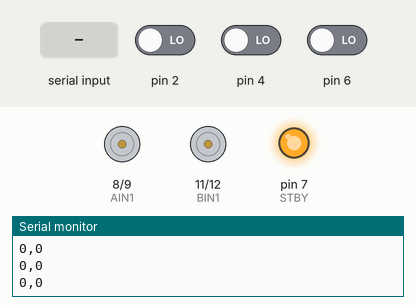
Recording of a sketch running on a simulated Arduino Uno, built with avr-gcc and run on an emulated ATmega328P. On the bench: motor-driver pin pairs drawn as motors (green arrow = first pin HIGH = forward, orange = second pin HIGH = backward, longer = more drive, scaled by the enable pin, stopped while the standby pin is LOW), output pins drawn as LEDs (lit = HIGH), the last lines printed to the serial monitor. Inputs (shaded band) come from the test bench; at power-on: pin 2 LOW, pin 4 LOW, pin 6 LOW.

Above: at 1.2 s.
1.3 s: "RESET,1\n" received over Serial
At 2.1 s:
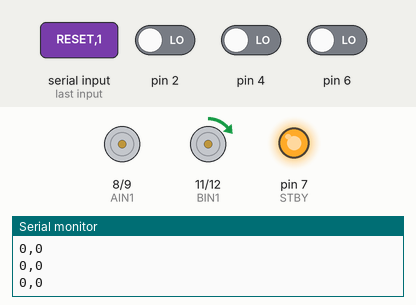
3.8 s: "RESET,150\n" received over Serial
At 4.3 s:
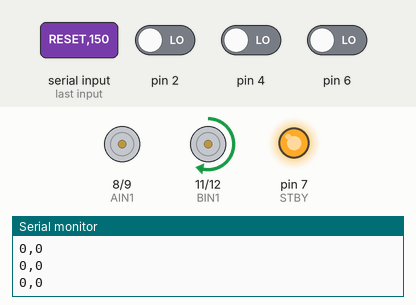
6.3 s: "90,45\n" received over Serial
At 7.1 s:
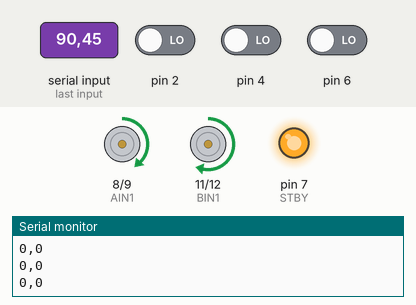
8.8 s: "30,150\n" received over Serial
At 11.0 s:
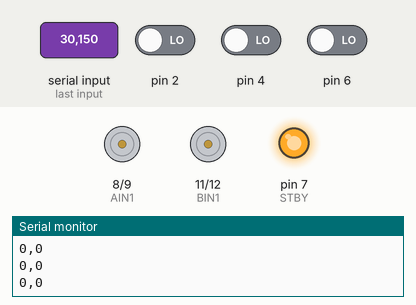
11.3 s: "1,90\n" received over Serial
At 12.1 s:
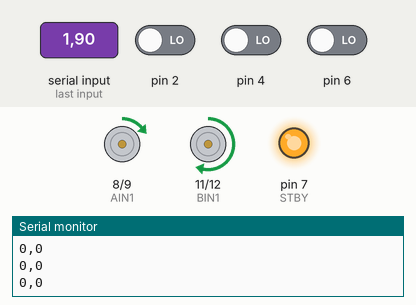
Timing chart, 0 to 14.3 s (numbered marks = the images above; inputs shaded):
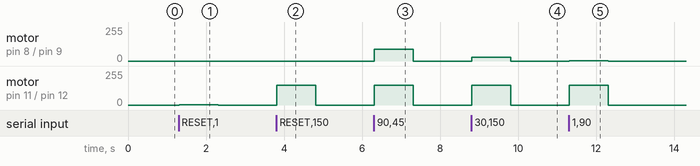

Measured:
- after the input at 1.3 s, motor on pin 11 (BIN1) / pin 12 (BIN2): stopped → forward 1/255 at once, → stopped 1.0 s later
- after the input at 3.8 s, motor on pin 11 (BIN1) / pin 12 (BIN2): stopped → forward 150/255 at once, → stopped 1.0 s later
- after the input at 6.3 s, motor on pin 8 (AIN1) / pin 9 (AIN2): stopped → forward 90/255 at once, → stopped 1.0 s later; motor on pin 11 (BIN1) / pin 12 (BIN2): stopped → forward 150/255 at once, → stopped 1.0 s later
- after the input at 8.8 s, motor on pin 8 (AIN1) / pin 9 (AIN2): stopped → forward 30/255 at once, → stopped 1.0 s later; motor on pin 11 (BIN1) / pin 12 (BIN2): stopped → forward 150/255 at once, → stopped 1.0 s later
- after the input at 11.3 s, motor on pin 8 (AIN1) / pin 9 (AIN2): stopped → forward 1/255 at once, → stopped 1.0 s later; motor on pin 11 (BIN1) / pin 12 (BIN2): stopped → forward 150/255 at once, → stopped 1.0 s later

The sketch:

motor_driver.ino
```cpp
#define STBY 7

#define AIN1 8
#define AIN2 9
#define PWMA 10

#define BIN1 11
#define BIN2 12
#define PWMB 5

String inputString = "";
bool stringComplete = false;
unsigned long lastCommandTime = 0;
const int TIMEOUT = 1000;  // milliseconds
volatile long right_ticks = 0;
long left_ticks = 0;

int prev_left_A = 0;
int prev_left_B = 0;

void setup() {
  Serial.begin(9600);

  left_ticks = 0;
  right_ticks = 0;

  pinMode(STBY, OUTPUT);
  pinMode(AIN1, OUTPUT);
  pinMode(AIN2, OUTPUT);
  pinMode(BIN1, OUTPUT);
  pinMode(BIN2, OUTPUT);
  pinMode(PWMA, OUTPUT);
  pinMode(PWMB, OUTPUT);

  pinMode(2, INPUT);
  pinMode(3, INPUT);

  pinMode(4, INPUT);
  pinMode(6, INPUT);

  attachInterrupt(digitalPinToInterrupt(2), rightEncoderISR, RISING);

  digitalWrite(STBY, HIGH);

  stopMotors();

  inputString.reserve(20);
}

// ---------------- MAIN LOOP ----------------
void loop() {
  int left_A = digitalRead(4);
  int left_B = digitalRead(6);

  if (left_A == HIGH && prev_left_A == LOW) {
    if (left_A == left_B) {
      left_ticks++;
    } else {
      left_ticks--;
    }
  }

  prev_left_A = left_A;
  prev_left_B = left_B;

  if (stringComplete) {
    processInput(inputString);
    inputString = "";
    stringComplete = false;
  }

  // SAFETY STOP
  if (millis() - lastCommandTime > TIMEOUT) {
    stopMotors();
  }

  static unsigned long lastPrint = 0;

  if (millis() - lastPrint > 200) {
    Serial.print(left_ticks);
    Serial.print(",");
    Serial.println(right_ticks);
    lastPrint = millis();
  }

}

// ---------------- SERIAL EVENT ----------------
void serialEvent() {
  while (Serial.available()) {
    char inChar = (char)Serial.read();

    if (inChar == '\n') {
      stringComplete = true;
    } else {
      inputString += inChar;
    }
  }
}

// ---------------- PROCESS INPUT ----------------
void processInput(String data) {

  data.trim();

  // -------- RESET COMMAND --------
  if (data == "RESET") {
    left_ticks = 0;
    right_ticks = 0;

    Serial.println("ENC RESET");
    return;
  }

  // -------- MOTOR COMMAND --------
  int commaIndex = data.indexOf(',');

  if (commaIndex > 0) {
    int leftSpeed = data.substring(0, commaIndex).toInt();
    int rightSpeed = data.substring(commaIndex + 1).toInt();

    setMotor(leftSpeed, rightSpeed);

    lastCommandTime = millis();

    Serial.print("L:");
    Serial.print(leftSpeed);
    Serial.print(" R:");
    Serial.println(rightSpeed);
  }
}

// ---------------- MOTOR CONTROL ----------------
void setMotor(int left, int right) {

  // LEFT MOTOR
  if (left >= 0) {
    digitalWrite(AIN1, HIGH);
    digitalWrite(AIN2, LOW);
  } else {
    digitalWrite(AIN1, LOW);
    digitalWrite(AIN2, HIGH);
    left = -left;
  }

  // RIGHT MOTOR
  if (right >= 0) {
    digitalWrite(BIN1, HIGH);
    digitalWrite(BIN2, LOW);
  } else {
    digitalWrite(BIN1, LOW);
    digitalWrite(BIN2, HIGH);
    right = -right;
  }

  left = constrain(left, 0, 255);
  right = constrain(right, 0, 255);

  analogWrite(PWMA, left);
  analogWrite(PWMB, right);
}

// ---------------- STOP ----------------
void stopMotors() {
  analogWrite(PWMA, 0);
  analogWrite(PWMB, 0);
}

void rightEncoderISR() {
  int A = digitalRead(2);
  int B = digitalRead(3);

  if (A == B) {
    right_ticks++;
  } else {
    right_ticks--;
  }
}
```
